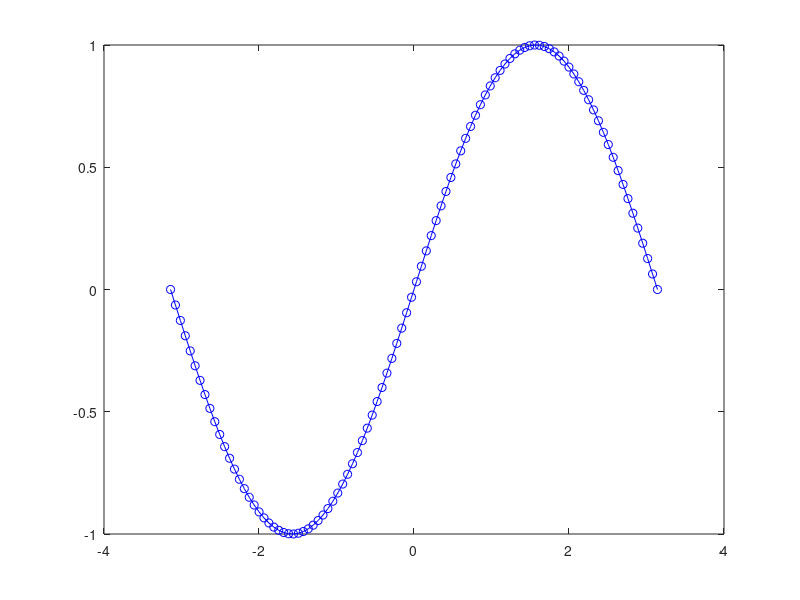

The MATLAB source for this figure: (Note: this script raises an error after producing the figure.)
% How to create a plot with markers that are semi-transparent.
%
% A first example of how to create a simple plot containing markers that 
% are sem-transparent. The Matlab code is kept to a minimum.
%
% This example shows how to produce a plot of sine and cosine functions
% containing markers with a blending of symbol face color of alpha = 0.3. 
% A value of alpha = 0.0 produces a transparent face color while a value of
% alpha = 1.0 makes it opaque. The example plot is written to a file in 
% Portable Network Graphics (PNG) format.
%
% Note that the markers will appear small because Matlab defaults are used.
% Refer to latter examples for how to change this.
%
% Function Dependencies:
%   rgb
%   rgba
%   setMarkerColor

% Author: Peter A. Rochford
%         Symplectic, LLC
%         www.thesymplectic.com
%         prochford@thesymplectic.com

% Close any previously open graphics windows
close all;

% Set the figure size (optional)
figure
% set(gcf,'units','inches','position',[0,10.0,14.0,10.0]);

% Define data values
x = linspace(-pi,pi);
y1 = sin(x);
y2 = cos(x);

% Create plot with semi-transparent markers 
alpha = 0.3;

h1 = plot(x,y1,'b-o');
hm1 = setMarkerColor(h1,'b',alpha); % Apply transparency to marker

% % Test for plot handle
% test = findobj(h1,'-property','Marker');
% if length(test) > 0
%     % Plot handle
%     hMarker = h1.MarkerHandle;
% else
%     % Assume marker handle
%     hMarker = h1;
% end
% color='b';
% alpha=0.3;
% % Set face color and transparency of marker
% hMarker.FaceColorData = uint8(255*rgba(color,alpha));
% hMarker.FaceColorType = 'truecoloralpha';


hold on;

h2 = plot(x,y2,'r-o');
hm2 = setMarkerColor(h2,'r',alpha); % Apply transparency to marker

% Write plot to file
% writepng(gcf,'marker1.png');
